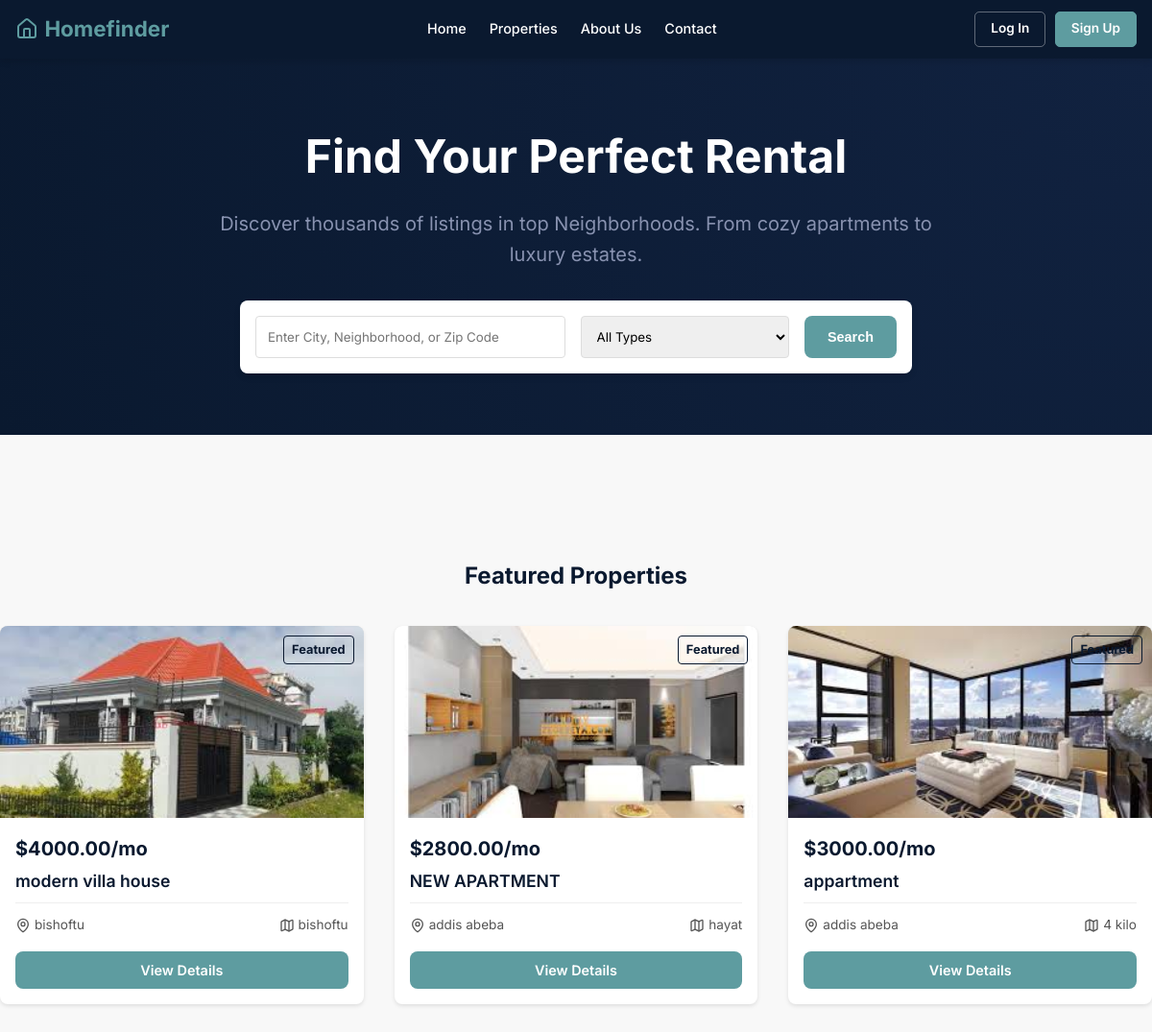
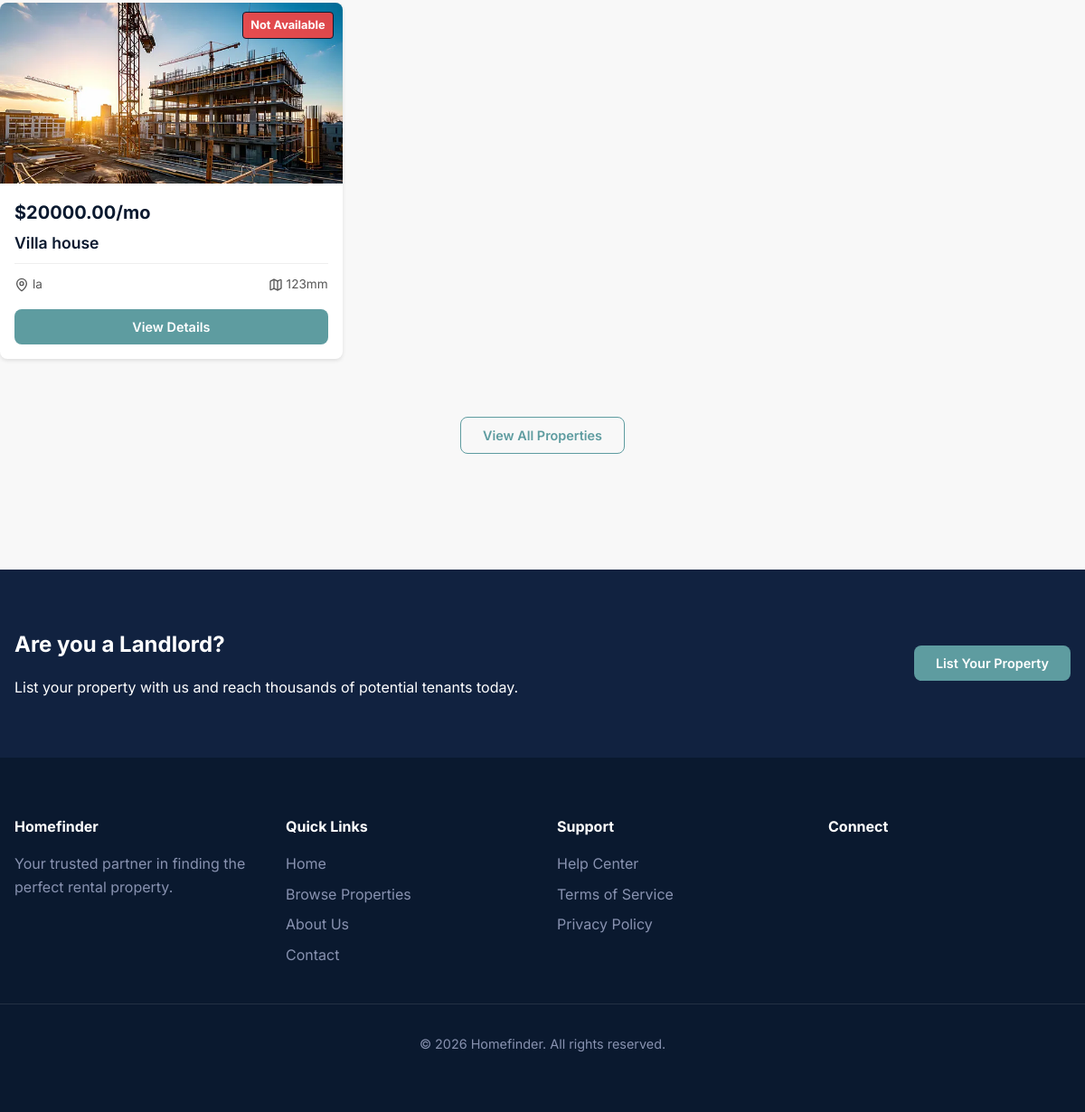
The page / on the database its author committed (2 pictures, top to bottom).
### home_finder/models.py (models this page shows, shortened)
class Property(models.Model):
    PROPERTY_TYPES = (
        ('apartment', 'Apartment'),
        ('house',     'House'),
        ('villa',     'Villa'),
        ('studio',    'Studio'),
    )
    landlord = models.ForeignKey(
        User,
        on_delete=models.CASCADE,
        related_name='properties'
    )
    title       = models.CharField(max_length=255)   # Short text, e.g. "Cozy Studio in Bole"
    description = models.TextField()                  # Long text, e.g. a paragraph about the property
    location    = models.CharField(max_length=255)    # Full street address
    city        = models.CharField(max_length=100)    # City name
    zip_code    = models.CharField(max_length=20, blank=True, null=True)
    property_type = models.CharField(max_length=50, choices=PROPERTY_TYPES)
    price_per_month = models.DecimalField(max_digits=10, decimal_places=2)
    bedrooms  = models.IntegerField(default=1)         # Whole number, e.g. 2 bedrooms
    bathrooms = models.FloatField(default=1.0)          # Can be e.g. 1.5 bathrooms
    size_sqft = models.IntegerField(null=True, blank=True)  # Optional square footage
    has_pool    = models.BooleanField(default=False)
    has_gym     = models.BooleanField(default=False)
    has_parking = models.BooleanField(default=False)
    has_ac      = models.BooleanField(default=False)
    is_available = models.BooleanField(default=True)      # Is the property available to rent?
    created_at   = models.DateTimeField(auto_now_add=True) # Set automatically when created
    updated_at   = models.DateTimeField(auto_now=True)     # Updated automatically on every save
    def get_main_image(self):
        if self.images.exists():
            return self.images.first().image.url
        return None

class PropertyImage(models.Model):
    property = models.ForeignKey(
        Property,
        on_delete=models.CASCADE,
        related_name='images'
    )
    image = models.ImageField(upload_to='property_images/')

### home_finder/views.py (the view)
# urls.py: path('', views.home, name='home'),
def home(request):
    featured_properties = Property.objects.prefetch_related('bookings').order_by('-created_at')[:6]
    featured_properties = attach_availability_flags(featured_properties)
    return render(request, 'home.html', {
        'featured_properties': featured_properties
    })

### home_finder/views.py (called while the page is built)
def get_unavailable_booking(property_obj):
    today = date.today()
    confirmed = [b for b in property_obj.bookings.all() if b.status == 'confirmed']
    if not confirmed:
        return None
    upcoming_or_current = [
        b for b in confirmed
        if (b.end_date or b.booking_date) >= today
    ]
    if upcoming_or_current:
        return sorted(upcoming_or_current, key=lambda b: b.booking_date)[0]
    return sorted(confirmed, key=lambda b: b.booking_date, reverse=True)[0]

def attach_availability_flags(properties):
    for prop in properties:
        booking = get_unavailable_booking(prop)
        prop.unavailable_booking = booking
        prop.is_unavailable = booking is not None
    return properties

### Homefinder/templates/home.html (shortened to what this page needs)
{% extends 'base.html' %}
{% load static %}
{% block content %}
<section class="hero">
    <div class="container hero-content">
        <h1>Find Your Perfect Rental</h1>
        <p>Discover thousands of listings in top Neighborhoods. From cozy apartments to luxury estates.</p>
        <form class="search-bar" action="{% url 'property_list' %}" method="GET">
            <input type="text" placeholder="Enter City, Neighborhood, or Zip Code" name="q">
            <select name="type">
                <option value="">All Types</option>
            </select>
            <button type="submit" class="btn btn-primary">Search</button>
        </form>
    </div>
</section>
<section class="container" style="padding: var(--spacing-lg) 0;">
    <h2 class="section-title">Featured Properties</h2>
    <div class="property-grid">
        {% for property in featured_properties %}
        <div class="property-card">
            <div class="card-image"
                style="{% if property.get_main_image %}background-image: url('{{ property.get_main_image }}'); background-size: cover; background-position: center;{% endif %}">
                {% if property.is_unavailable %}
                <span class="card-badge" style="background: rgba(239, 68, 68, 0.92); color: #fff;">Not Available</span>
                {% else %}
                <span class="card-badge">Featured</span>
                {% endif %}
            </div>
            <div class="card-content">
                <div class="card-price">${{ property.price_per_month }}/mo</div>
                <h3 class="card-title">{{ property.title }}</h3>
                <div class="card-features">
                    <span class="card-feature"><i data-lucide="map-pin" style="width: 16px; height: 16px;"></i> {{ property.city }}</span>
                    <span class="card-feature"><i data-lucide="map" style="width: 16px; height: 16px;"></i> {{ property.location|default:property.city }}</span>
                </div>
                <a href="{% url 'property_detail' id=property.id %}" class="btn btn-primary"
                    style="margin-top: 1rem; width: 100%; display: block; text-align: center;">View Details</a>
            </div>
        </div>
        {% empty %}
        <p>No featured properties available at the moment.</p>
        {% endfor %}
    </div>
    <div style="text-align: center;">
        <a href="{% url 'property_list' %}" class="btn btn-outline">View All Properties</a>
    </div>
</section>
{% if not user.is_authenticated or user.role == 'landlord' %}
<section class="landlord-cta"
    style="background-color: var(--color-primary-light); color: var(--color-white); padding: var(--spacing-lg) 0; margin-top: var(--spacing-lg);">
    <div class="container" style="display: flex; align-items: center; justify-content: space-between;">
        <div>
            <h2 style="color: var(--color-white);">Are you a Landlord?</h2>
            <p>List your property with us and reach thousands of potential tenants today.</p>
        </div>
        <a href="{% url 'add_property' %}" class="btn btn-primary">List Your Property</a>
    </div>
</section>
{% endif %}
{% endblock %}

### Homefinder/templates/base.html (shortened to what this page needs)
{% load static %}
<!DOCTYPE html>
<html lang="en">
<head>
    <link rel="stylesheet" href="{% static 'css/styles.css' %}?v=3">
</head>
<body>
    <nav class="site-nav">
        <div class="nav-inner">
            <a href="{% url 'home' %}" class="brand">
                <i data-lucide="home"></i> Homefinder
            </a>
            <ul class="links">
                <li><a href="{% url 'home' %}">Home</a></li>
                <li><a href="{% url 'property_list' %}">Properties</a></li>
                <li><a href="{% url 'about' %}">About Us</a></li>
                <li><a href="{% url 'contact' %}">Contact</a></li>
            </ul>
            <div class="nav-right">
                {% if user.is_authenticated %}
                <div class="avatar-wrapper">
                    <button class="avatar-btn" onclick="document.getElementById('ddMenu').classList.toggle('show')">
                        {{ user.username|first|upper }}
                    </button>
                    <div id="ddMenu" class="avatar-dropdown">
                        <div class="dd-header">
                            <strong>{{ user.username }}</strong><br>
                            <small>{{ user.role }}</small>
                        </div>
                        {% if user.role == 'landlord' %}
                        <a href="{% url 'dashboard' %}"><i data-lucide="layout-dashboard"
                                style="width:15px;height:15px;"></i> Dashboard</a>
                        <a href="{% url 'add_property' %}"><i data-lucide="plus-circle"
                                style="width:15px;height:15px;"></i> Add Property</a>
                        {% else %}
                        <a href="{% url 'property_list' %}"><i data-lucide="search" style="width:15px;height:15px;"></i>
                            Browse Properties</a>
                        {% endif %}
                        <div class="dd-logout">
                            <a href="{% url 'logout' %}"><i data-lucide="log-out" style="width:15px;height:15px;"></i>
                                Log Out</a>
                        </div>
                    </div>
                </div>
                {% else %}
                <a href="{% url 'login' %}" class="nav-login-btn">Log In</a>
                <a href="{% url 'register' %}" class="nav-signup-btn">Sign Up</a>
                {% endif %}
            </div>
        </div>
    </nav>
    <main>
        {% block content %}{% endblock %}
    </main>
    <footer>
        <div class="container footer-content">
            <div class="footer-column">
                <h4>Homefinder</h4>
                <p>Your trusted partner in finding the perfect rental property.</p>
            </div>
            <div class="footer-column">
                <h4>Quick Links</h4>
                <ul>
                    <li><a href="{% url 'home' %}">Home</a></li>
                    <li><a href="{% url 'property_list' %}">Browse Properties</a></li>
                    <li><a href="{% url 'about' %}">About Us</a></li>
                    <li><a href="{% url 'contact' %}">Contact</a></li>
                </ul>
            </div>
            <div class="footer-column">
                <h4>Support</h4>
                <ul>
                    <li><a href="#">Help Center</a></li>
                    <li><a href="#">Terms of Service</a></li>
                    <li><a href="#">Privacy Policy</a></li>
                </ul>
            </div>
            <div class="footer-column">
                <h4>Connect</h4>
            </div>
        </div>
        <div class="container copyright">
            &copy; 2026 Homefinder. All rights reserved.
        </div>
    </footer>
</body>
</html>

### rows shown on the page
Property: id.image (picture), shows "Featured", price_per_month "4000.00", title "modern villa house", city "bishoftu", location "bishoftu"
Property: id.image (picture), shows "Featured", price_per_month "2800.00", title "NEW APARTMENT", city "addis abeba", location "hayat"
Property: id.image (picture), shows "Featured", price_per_month "3000.00", title "appartment", city "addis abeba", location "4 kilo"
Property: id.image (picture), shows "Not Available", price_per_month "20000.00", title "Villa house", city "la", location "123mm"
